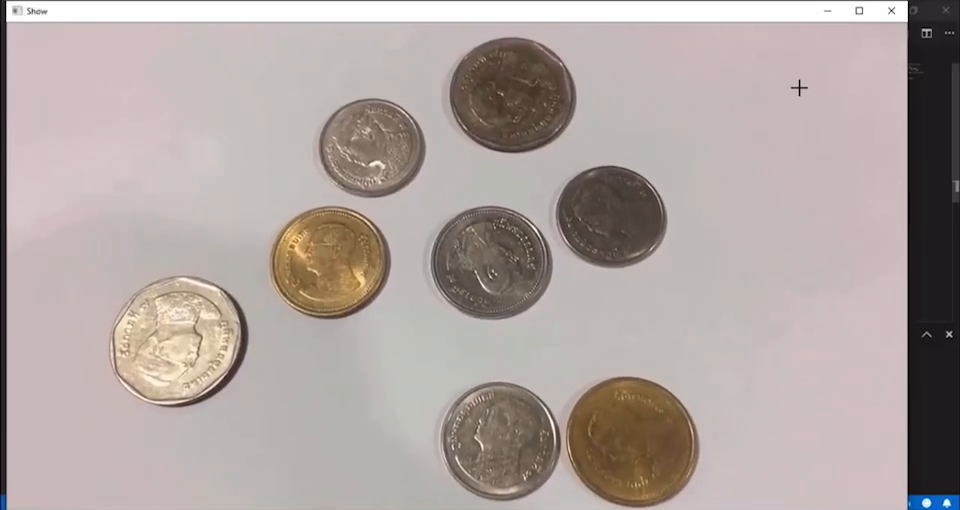
#> input picture frame 18 of Coin_Segmentation/Coin.mp4, 960 x 510 px
$ python Coin_Segmentation.py
#> lines starting #> are read from the running program, lines starting #| are printed output that depends on the picture; after the words box and inside, x2 and y2 are one past the last pixel; in counts of white or black regions, pixels touching at a corner belong together
import cv2
import numpy as np

cap = cv2.VideoCapture("Coin.mp4")

while(cap.isOpened()):
    ref,frame = cap.read()
#> frame is the input picture: shape (510, 960, 3); mean B, G, R 161.7, 165.1, 176
    roi = frame[:1080,0:1920]
    gray = cv2.cvtColor(frame, cv2.COLOR_BGR2GRAY)
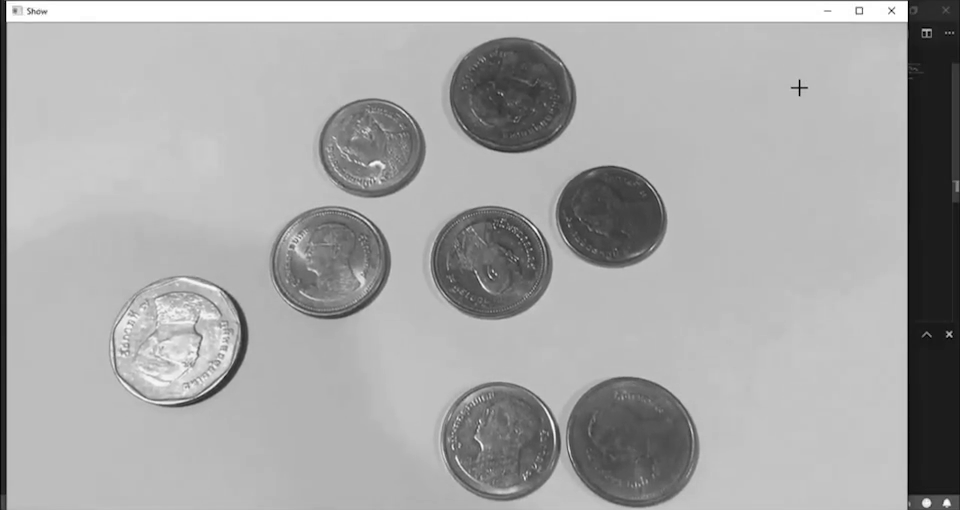
#> gray: shape (510, 960); min 0, max 255, mean 167.9
    gray_blur = cv2.GaussianBlur(gray,(15,15),0)
    thresh = cv2.adaptiveThreshold(gray_blur,255,cv2.ADAPTIVE_THRESH_GAUSSIAN_C,cv2.THRESH_BINARY_INV,11,1)
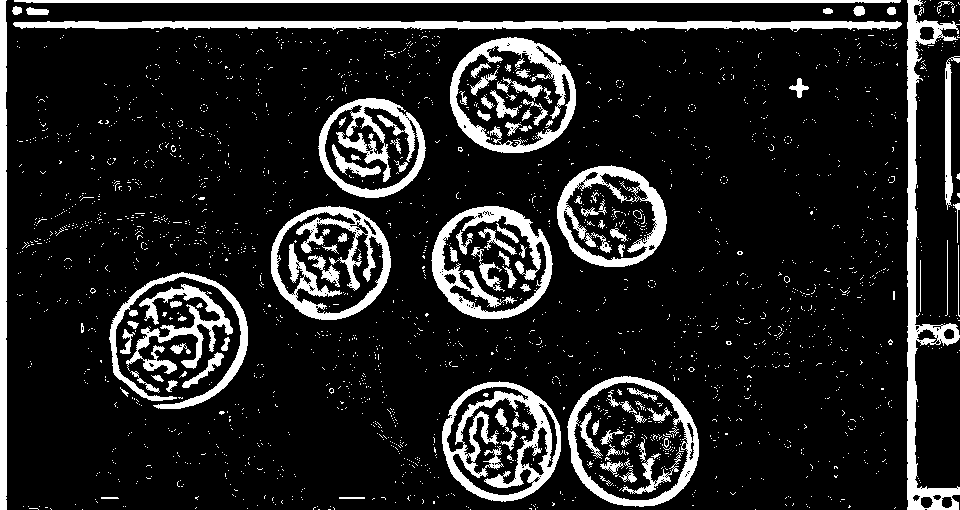
#> thresh: shape (510, 960); 13.7% white; 2478 white regions (2368 under 20 px), largest, box (x1, y1, x2, y2) and area: (13, 21, 902, 32) 6290, (907, 0, 960, 510) 6194, (442, 381, 561, 502) 5264
    kernel = np.ones((3,3),np.uint8)
    closing = cv2.morphologyEx(thresh, cv2.MORPH_CLOSE, kernel, iterations=5)
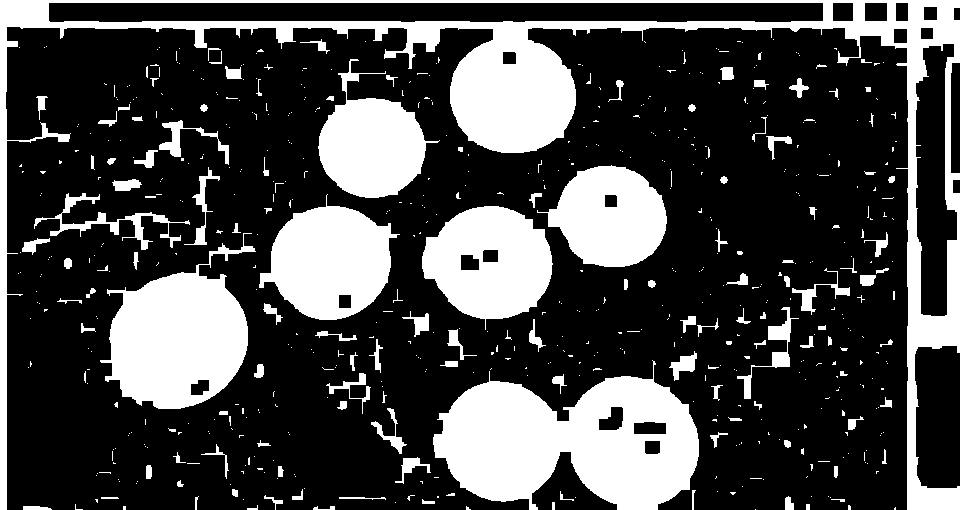
#> closing: shape (510, 960); 27.6% white; 631 white regions (495 under 20 px)
    result_img = closing.copy()
    contours, hierachy = cv2.findContours(result_img, cv2.RETR_EXTERNAL, cv2.CHAIN_APPROX_SIMPLE)
#> contours = 631 contours, 539 with area under 20; largest, box (x1, y1, x2, y2) and area: (0, 0, 960, 510) 61256, (433, 360, 699, 510) 25360, (100, 233, 256, 409) 15107, (422, 206, 553, 330) 11004, (259, 194, 400, 320) 10850
    counter = 0
    for cnt in contours:
        area = cv2.contourArea(cnt)
        if area < 5000 or area > 35000:
            continue
        ellipsis = cv2.fitEllipse(cnt)
        cv2.ellipse(roi,ellipsis,(0,255,0),2)
        counter += 1
#> this loop made 631 passes
#> area on passes 4, 6, 14: 21, 68.5, 26
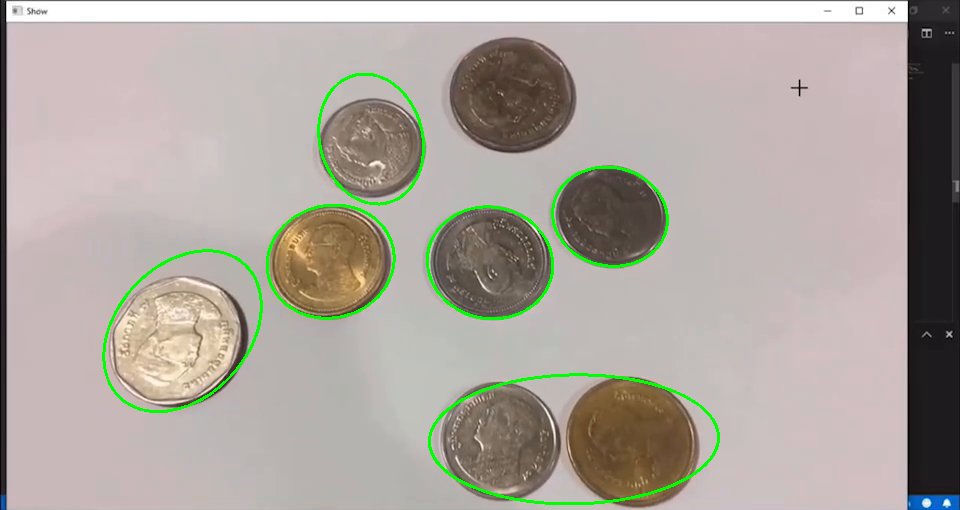
#> roi: shape (510, 960, 3); 1.59% of pixels changed, all inside (x1, y1, x2, y2) = (102, 73, 720, 505)
#> after the loop, counter = 6

    cv2.putText(roi,str(counter),(10,100),cv2.FONT_HERSHEY_SIMPLEX,4,(255,0,0),2,cv2.LINE_AA)
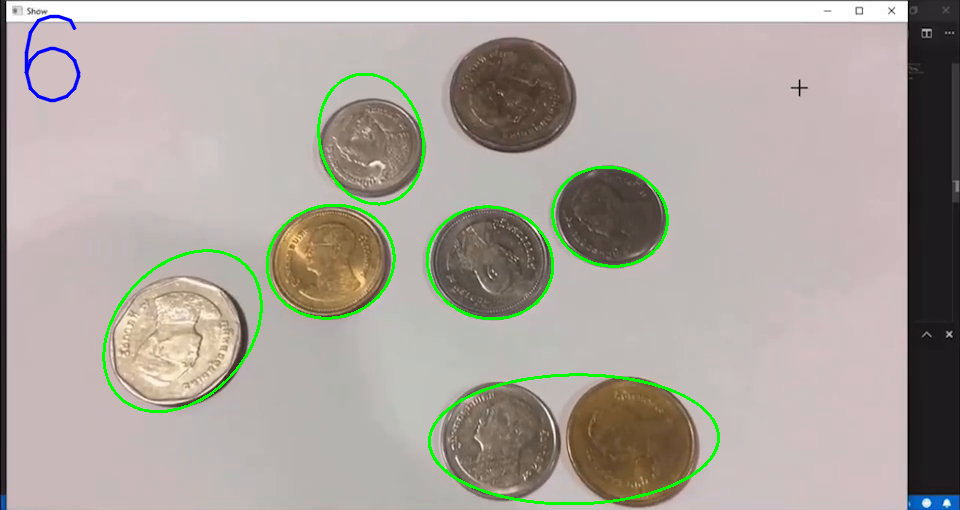
#> roi: shape (510, 960, 3); 0.24% of pixels changed, all inside (x1, y1, x2, y2) = (24, 14, 81, 103)

    cv2.imshow("Show",roi)
    if cv2.waitKey(1) & 0xFF == ord('q'):
#> (key q is pressed here)
        break

cap.release()
cv2.destroyAllWindows()

$ run again, starting later in the video
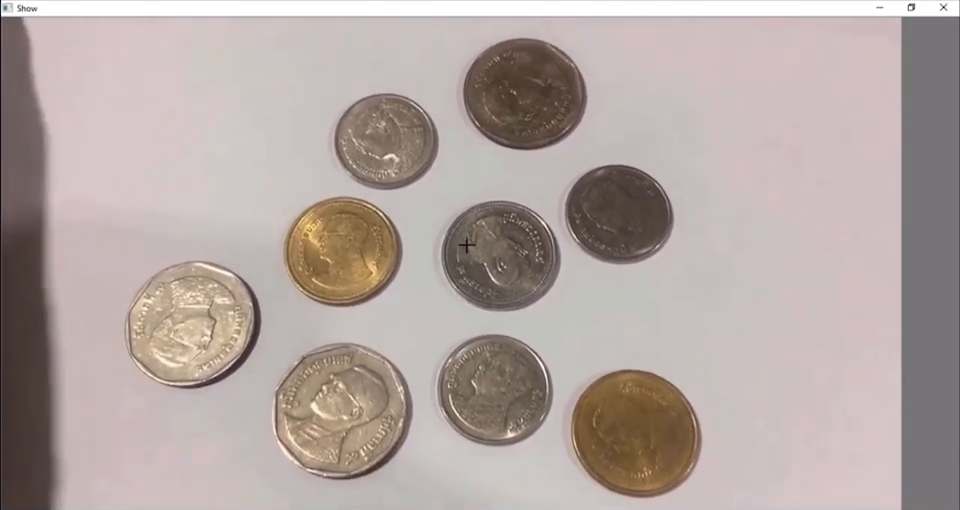
#> input picture frame 84 of Coin_Segmentation/Coin.mp4, 960 x 510 px
#> frame is the input picture: shape (510, 960, 3); mean B, G, R 162.9, 166.7, 179
#> `thresh = cv2.adaptiveThreshold(gray_blur,255,cv2.ADAPTIVE_THRESH_GAUSS..`:
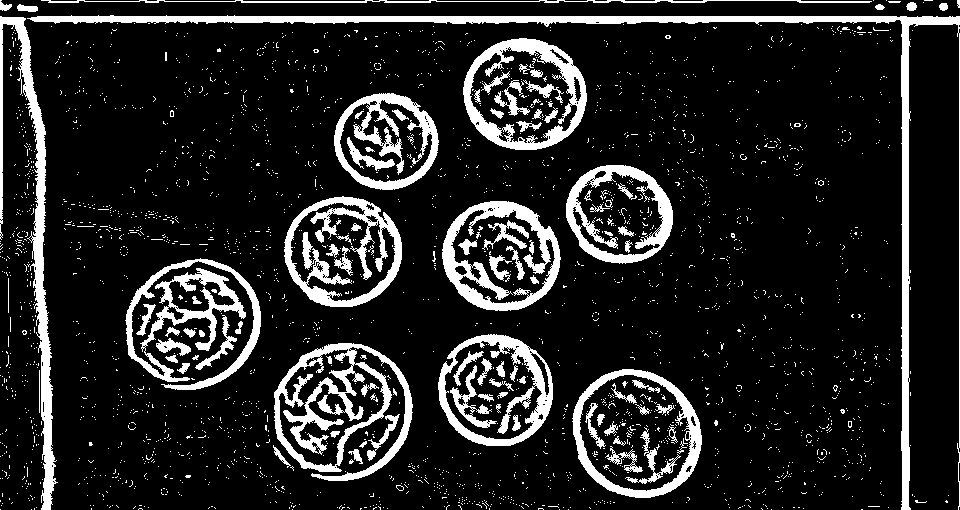
#> thresh: shape (510, 960); 14.2% white; 2750 white regions (2652 under 20 px), largest, box (x1, y1, x2, y2) and area: (27, 15, 960, 510) 10298, (274, 343, 413, 481) 6107, (0, 16, 58, 510) 5553
#> closing: shape (510, 960); 29.9% white; 548 white regions (406 under 20 px)
#> contours = 546 contours, 437 with area under 20; largest, box (x1, y1, x2, y2) and area: (0, 0, 960, 510) 27788, (264, 333, 413, 481) 15492, (116, 244, 271, 430) 14033, (552, 352, 702, 510) 13398, (463, 38, 601, 161) 10866
#> the loop `for cnt in contours:` made 546 passes
#> area on passes 1, 4, 5: 52, 42.5, 42
#> after the loop `for cnt in contours:`: counter = 10
#> `cv2.putText(roi,str(counter),(10,100),cv2.FONT_HERSHEY_SIMPLEX,4,(255,..`:
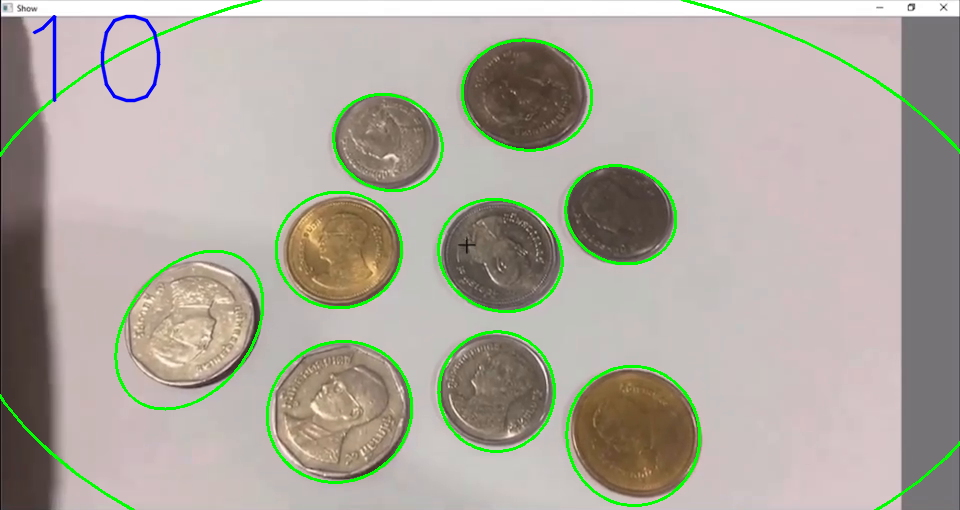
#> roi: shape (510, 960, 3); mean B, G, R 158.7, 168.7, 173.8

$ run again, starting later in the video
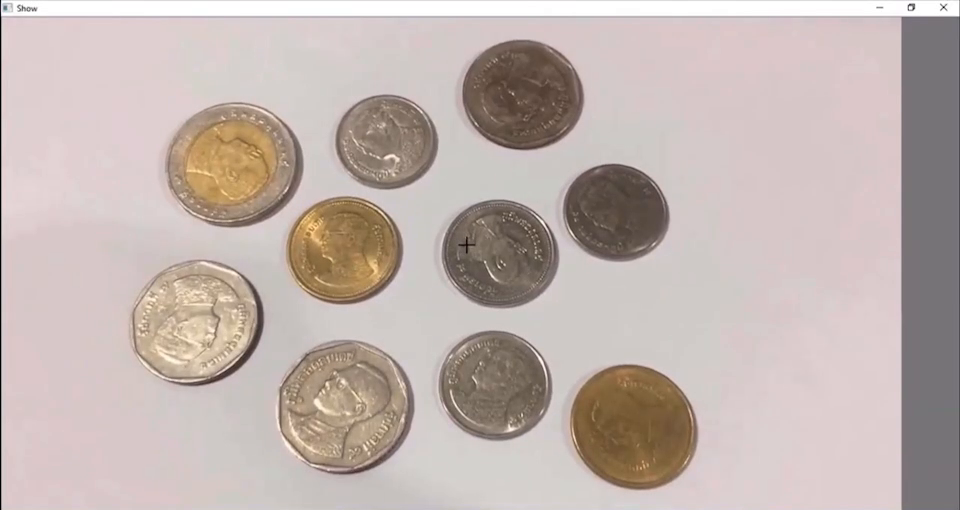
#> input picture frame 149 of Coin_Segmentation/Coin.mp4, 960 x 510 px
#> frame is the input picture: shape (510, 960, 3); mean B, G, R 175.1, 179.8, 193.1
#> `thresh = cv2.adaptiveThreshold(gray_blur,255,cv2.ADAPTIVE_THRESH_GAUSS..`:
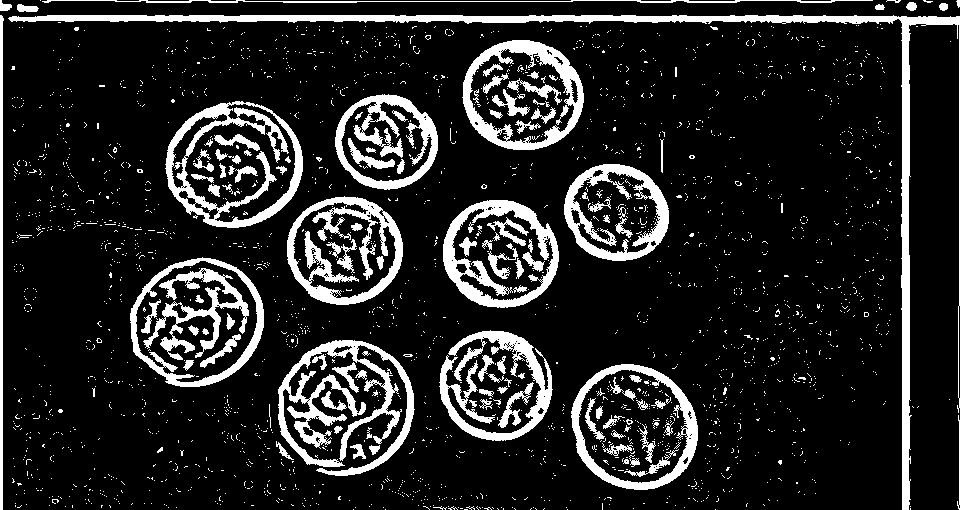
#> thresh: shape (510, 960); 14.4% white; 2497 white regions (2375 under 20 px), largest, box (x1, y1, x2, y2) and area: (8, 15, 960, 510) 10290, (278, 340, 415, 476) 5792, (165, 101, 303, 228) 4738
#> closing: shape (510, 960); 30.6% white; 541 white regions (391 under 20 px)
#> contours = 541 contours, 434 with area under 20; largest, box (x1, y1, x2, y2) and area: (439, 330, 735, 490) 23514, (0, 0, 960, 510) 17942, (241, 332, 439, 476) 15636, (130, 242, 270, 387) 13686, (165, 97, 303, 238) 13500
#> the loop `for cnt in contours:` made 541 passes
#> area on passes 9, 18, 19: 30.5, 222, 89
#> after the loop `for cnt in contours:`: counter = 10
#> `cv2.putText(roi,str(counter),(10,100),cv2.FONT_HERSHEY_SIMPLEX,4,(255,..`:
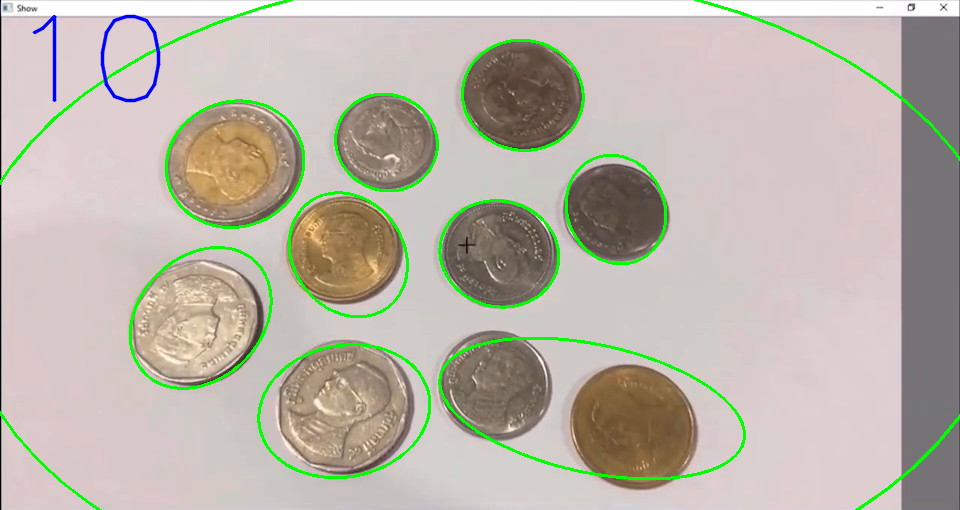
#> roi: shape (510, 960, 3); mean B, G, R 170.5, 181.7, 187.3
